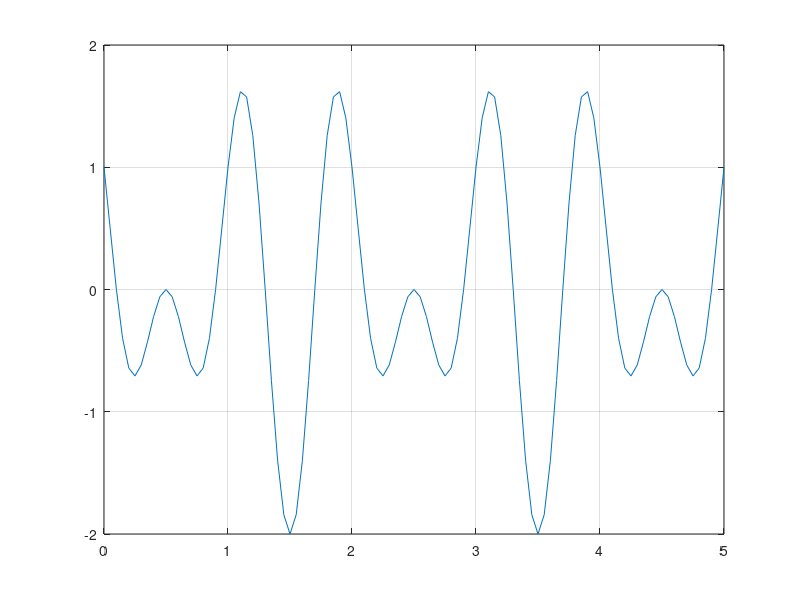
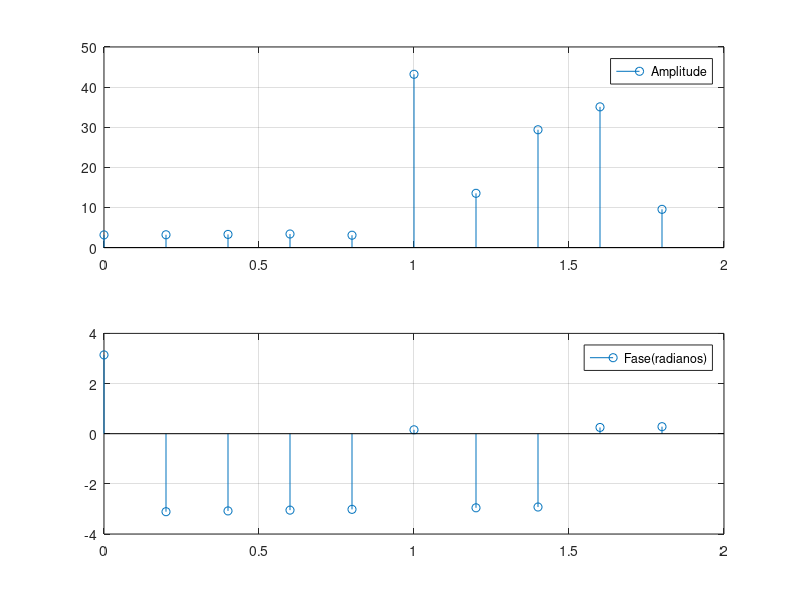
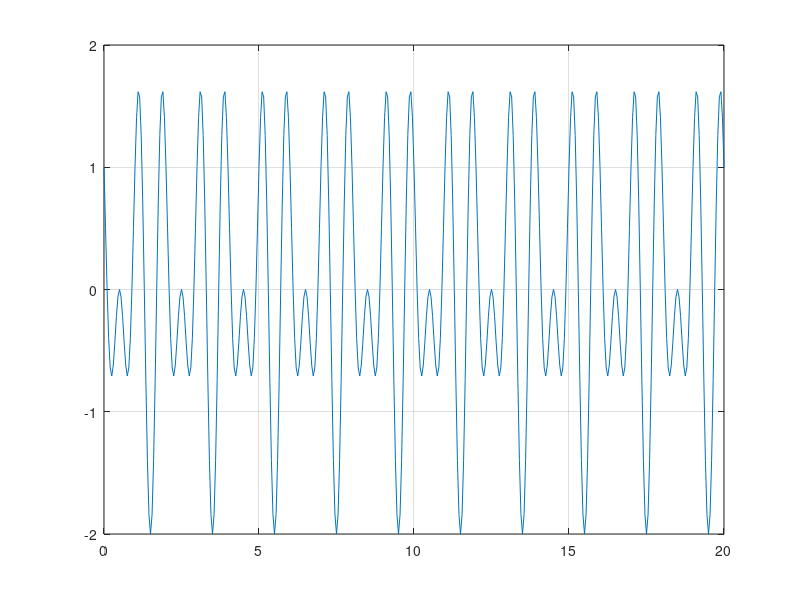
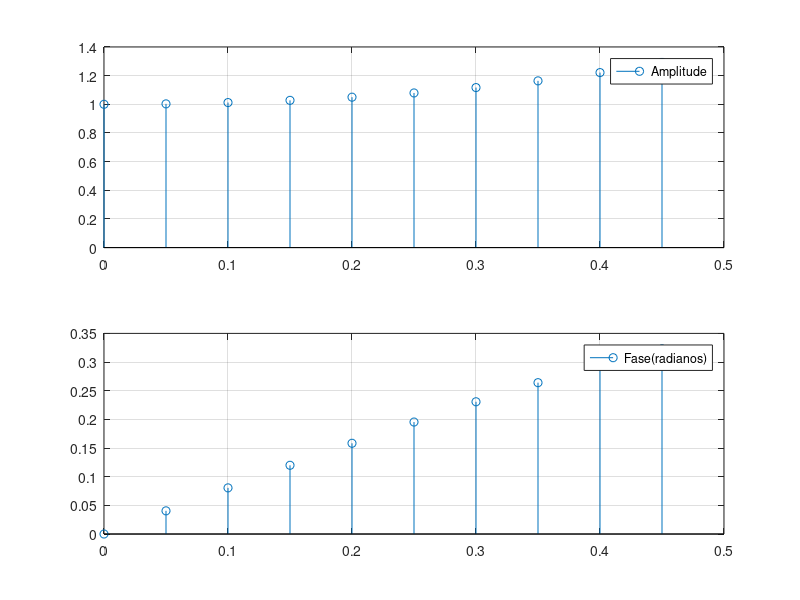

Here is the MATLAB script that generated these plots, in order:
%Universidade de Brasilia
%Principios de Comunicacao
%Alunos:    Filipe Miguel
%           Lucas Siqueira
%Data 25/10/2014
%taxa de amostragem
fa = 20;
Ta = 1/fa;
%frequencias do sinal
f1 = 1;
f2 = 1.5;
%intervalo do sinal(segundos)
T0 = 5;
%amostras
N = T0*fa;
%definindo o intervalo
t = 0:T0/N:T0;
%definindo o sinal
x = cos(2*pi*f1*t)-sin(2*pi*f2*t);
%plotando grafico no dominio do tempo
%Item 1.1
figure(1)
plot(t,x);
grid;

%Item 1.2
x(1) = cos(2*pi*f1)-sin(2*pi*f2);
%calculando a DFT do sinal
X = fft(x);
%calculando modulo e fase do sinal X
X_mag = abs(X);
X_phase = angle(X);
%definindo um vetor k com tamanho N
k = 0:N-1;
%definindo a frequencia em funcao do intervalo de duracao
f = k/T0; %ou f = k*f0 sendo f0 = 1/T0
%plotando o espectro de amplitude e fase do sinal
figure(2)
subplot(211),stem(f(1:fa/2),X_mag(1:fa/2));
legend('Amplitude');
grid;
subplot(212),stem(f(1:fa/2),X_phase(1:fa/2));
legend('Fase(radianos)');
grid;

%item 1.3
%Novo intervalo
T0 = 20;
%amostras
N = T0*fa;
%definindo o intervalo
t = 0:T0/N:T0;
%definindo o sinal
x = cos(2*pi*f1*t)-sin(2*pi*f2*t);
%plotando grafico no dominio do tempo
figure(3)
plot(t,x);
grid;

%calculando a DFT do sinal
X = fft(x);
%calculando modulo e fase do sinal X
X_mag = abs(X);
X_phase = angle(X);
%definindo um vetor k com tamanho N
k = 0:N-1;
%definindo a frequencia em funcao do intervalo de duracao
f = k/T0; %ou f = k*f0 sendo f0 = 1/T0
%plotando o espectro de amplitude e fase do sinal
figure(4)
subplot(211),stem(f(1:fa/2),X_mag(1:fa/2));
legend('Amplitude');
grid;
subplot(212),stem(f(1:fa/2),X_phase(1:fa/2));
legend('Fase(radianos)');
grid;







